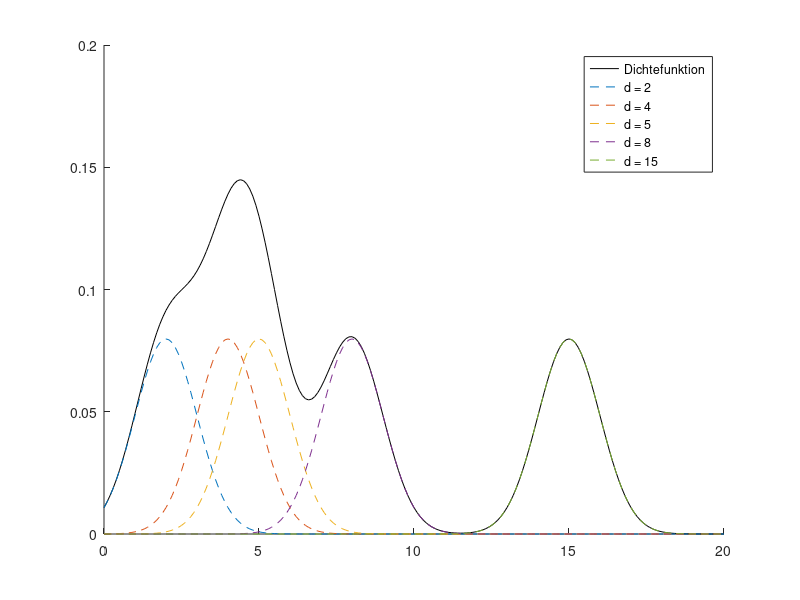

Recreate this plot in MATLAB.
function[] = aufgabe3()
function[y] = phi(x, sigma)
    % Berechnet die Fensterfunktion
    y = 1/(sqrt(2*pi*sigma)) * exp((-x^2)/(2*sigma^2));
end

function[p] = pn(x, xv, sigma)
    % Berechnet den Schaetzwert 
    phis = 0;
    n = size(xv,2);
    for i = 1:n
        xi = xv(i);
        phis = phis + phi(x - xi, sigma);
    end
    p = phis/n;
end

function[] = result(x)
    % Berechne und plotte das Ergebnis fuer die geg. Datenpunkte
    d = [2 4 5 8 15]
    results = [];
    i = 1;
    for z = x
        results(i, 1) = pn(z, d, 1);
        for a = 1:size(d,2)
            results(i, a+1) = phi((z - d(a)), 1);
        end
        i = i+1;
    end
    hold on
    plot(x, results(:,1), 'k');
    for a = 2:(size(results,2))
        plot(x, results(:,a)/5, '--');
    end
    legend('Dichtefunktion', 'd = 2', 'd = 4', 'd = 5', 'd = 8', 'd = 15')
    hold off
end

result(0:0.1:20)


% Lese testdaten ein
D1 = csvread('D1.csv');
D2 = csvread('D2.csv');

    function[w, a] = PNN_training()
        % trainiert ein propabilistisches Netz
        n1 = size(D1, 1);
        n2 = size(D2, 1);
        w = zeros(n1+n2, size(D1, 2));
        for j = 1:n1
            D1(j,:) = D1(j,:)/sqrt(sum(D1(j,:).*D1(j,:)));
            w(j,:) = D1(j,:);
            a(j,1) = 1;
            a(j,2) = 0;
        end
        for j = (n1+1):(n2+n1)
            D2(j-n1,:) = D2(j-n1,:)/sqrt(sum(D2(j-n1,:).*D2(j-n1,:)));
            w(j,:) = D2(j-n1,:);
            a(j,1) = 0;
            a(j,2) = 1;
        end
    end

[w, a] = PNN_training();

    function[class] = PNN_classification(test, sigma)
        % Gibt die Klassenzugehoerigkeit fuer Testdaten
        g = [0 0];
        n = size(w, 1);
        z = zeros(1, n);
        for k = 1:n
            w(k,:)*test';
            z(k) = w(k,:)*test';
            if a(k, 1) == 1
                g(1) = g(1) + exp((z(k) - 1)/sigma^2);
            else
                g(2) = g(2) + exp((z(k) - 1)/sigma^2);
            end
        end
        if g(1) == g(2)
            class = 'tie!';
        else
            class = find(g == max(g));
        end
    end

test_pattern = [[0 0]; [7 7]; [30 20]; [14 40]];
for l  = 1:size(test_pattern, 1)
    class = PNN_classification([test_pattern(l,:)], 1)
end

end
